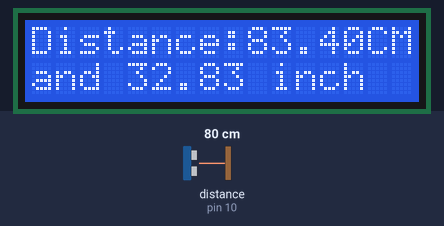
The sketch below on a simulated Arduino Uno, built with avr-gcc and run on an emulated ATmega328P. Shown: 16×2 character LCD. Wiring (inferred from the names in the program): ultrasonic range finder: trigger pin 11; echo pin 10. The inputs (shaded band) are chosen by the test bench; at power-on: distance to the obstacle (sensor on pin 10) 80 cm. The echo pulse lasts 58.3 µs per cm.

Above: at 1.08 s.
1.3 s: distance to the obstacle (sensor on pin 10) set to 2 cm
At 1.52 s:
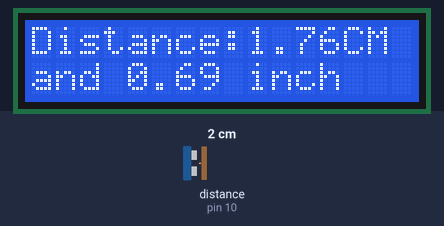
3.5 s: distance to the obstacle (sensor on pin 10) set to 120 cm
At 3.7 s:
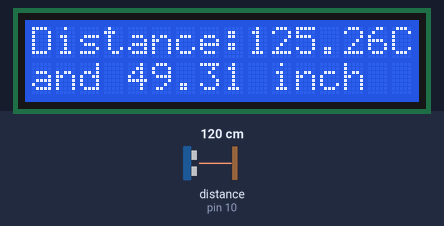
5.9 s: distance to the obstacle (sensor on pin 10) set to 4 cm
At 6.17 s:
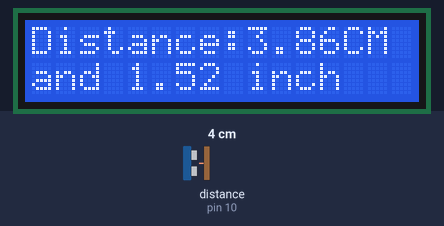

Measured:
- after the input at 1.3 s, the display: first differs from a run without the input after 0.12 s (image 1)
- after the input at 3.5 s, the display: first differs from a run without the input after 0.10 s (image 2)
- after the input at 5.9 s, the display: first differs from a run without the input after 0.17 s (image 3)

The sketch:

lcd_sonar.ino
```cpp
#include <LiquidCrystal.h>
LiquidCrystal lcd(9,8,5,4,3,2);
int trig = 11;
int echo = 10;
double velocity = 359.00;
double distance;
double echotime;

void setup() {
  Serial.begin(9600);
  lcd.begin(16,2);
  lcd.setCursor(0,0);
  lcd.print("Distance:");
  pinMode(trig,OUTPUT);
  pinMode(echo,INPUT);
}

void loop() {
  digitalWrite(trig,LOW);
  delay(10);
  digitalWrite(trig,HIGH);
  delayMicroseconds(10);
  digitalWrite(trig,LOW);
  echotime = pulseIn(echo,HIGH);
  echotime = echotime/1000000.00;
  distance = (echotime * velocity);
  distance = (distance / 2.00)*100.00;
  lcd.setCursor(9,0);
  lcd.print("      ");
  lcd.setCursor(0,1);
  lcd.print("                ");
  lcd.setCursor(9,0);
  lcd.print(distance);
  lcd.print("CM");
  lcd.setCursor(0,1);
  lcd.print("and ");
  lcd.print(distance/2.54);
  lcd.print(" inch");
  delay(200);
  lcd.setCursor(14,0);
  lcd.print("  ");
  lcd.setCursor(9,0);
}
```
